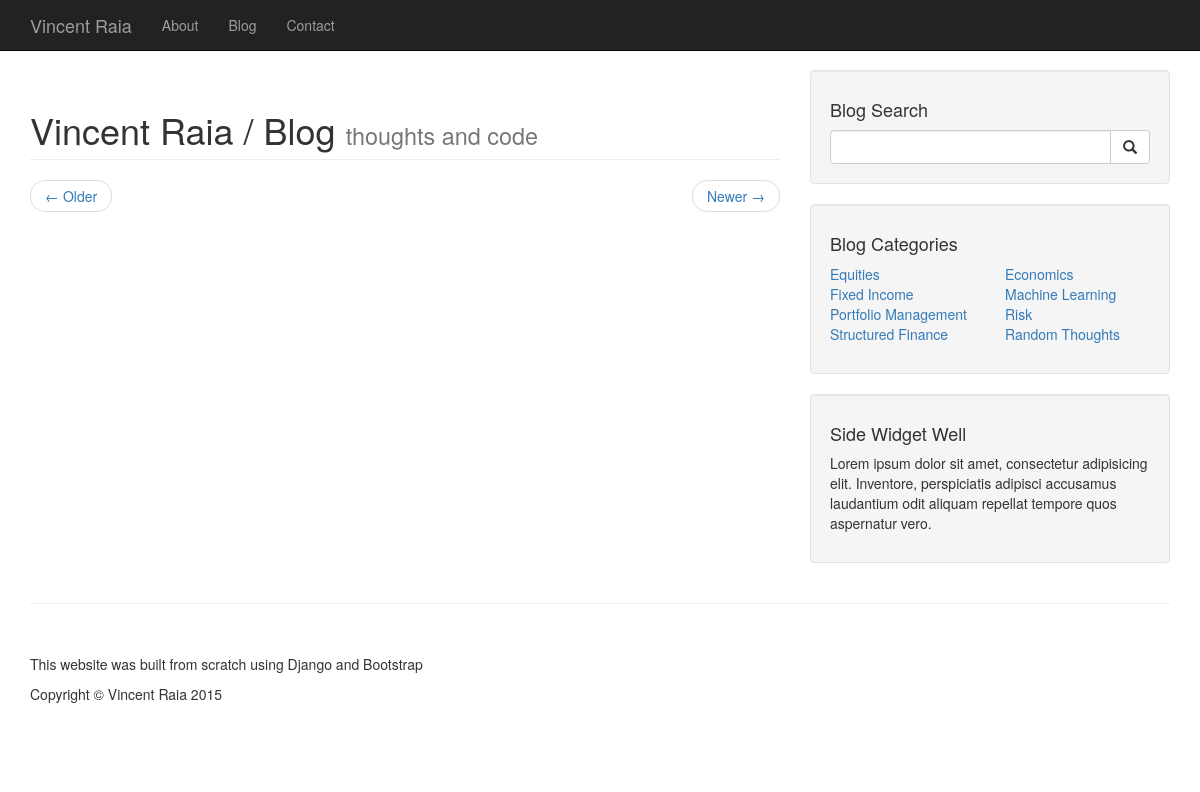
The page /blog/ on the database as committed earlier.
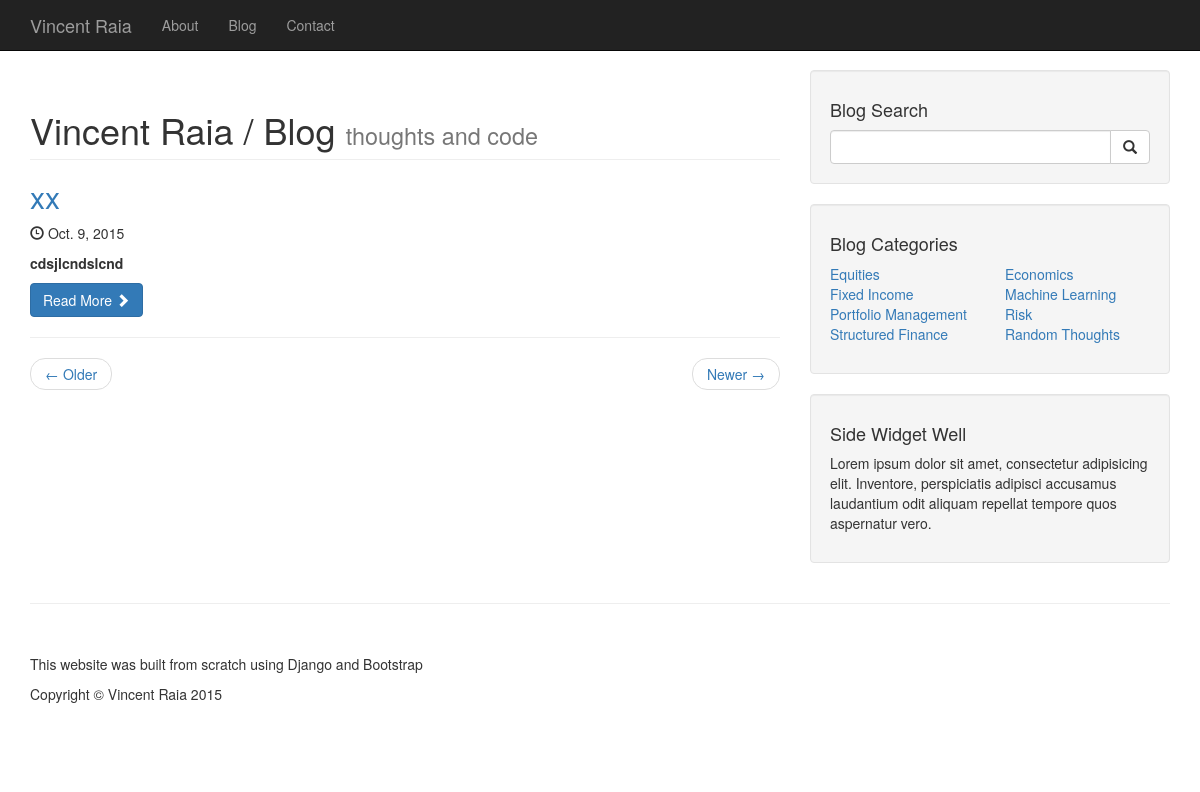
The same page on the database as committed later.
### blog/models.py (models this page shows)
class Post(models.Model):
    title = models.CharField(max_length=255)
    slug = models.SlugField(unique=True, max_length=255)
    description = RichTextField()
    content = RichTextField()
    published = models.BooleanField(default=True)
    created = models.DateTimeField(auto_now_add=True)

### blog/views.py (the view)
# urls.py: url(r'^blog/$', 'blog.views.index'),
def index(request):
    posts = Post.objects.filter(published=True)
    return render(request, 'blog_posts.html', {'posts': posts})

### templates/blog_posts.html
{% extends "blog.html" %}
{% block posts %}
    {% for post in posts %}
    <h2>
        <a href="{{post.slug}}">{{post.title}}</a>
    </h2>
    <p>
        <span class="glyphicon glyphicon-time"></span> <time datetime="{{post.created|date:"c"}}">{{post.created|date}}</time>
    </p>
    <p>
        {{post.description|safe}}
    </p>
    <a class="btn btn-primary" href="{{post.slug}}">Read More <span class="glyphicon glyphicon-chevron-right"></span></a>
    <hr>
    {% endfor %}
{% endblock %}

Rows that differ between the two databases and show on the page:
added Post: title "xx", created "Oct. 9, 2015", description "cdsjlcndslcnd"
